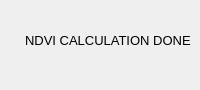
<?xml version="1.0" encoding="UTF-8"?>
<ui version="4.0">
 <class>MainWindow</class>
 <widget class="QMainWindow" name="MainWindow">
  <property name="geometry">
   <rect>
    <x>0</x>
    <y>0</y>
    <width>200</width>
    <height>90</height>
   </rect>
  </property>
  <property name="sizePolicy">
   <sizepolicy hsizetype="Minimum" vsizetype="Minimum">
    <horstretch>0</horstretch>
    <verstretch>0</verstretch>
   </sizepolicy>
  </property>
  <property name="minimumSize">
   <size>
    <width>200</width>
    <height>90</height>
   </size>
  </property>
  <property name="maximumSize">
   <size>
    <width>200</width>
    <height>90</height>
   </size>
  </property>
  <property name="windowTitle">
   <string/>
  </property>
  <property name="windowIcon">
   <iconset>
    <normalon>:/newPrefix/logo.png</normalon>
   </iconset>
  </property>
  <widget class="QWidget" name="centralwidget">
   <widget class="QLabel" name="label">
    <property name="geometry">
     <rect>
      <x>25</x>
      <y>20</y>
      <width>191</width>
      <height>41</height>
     </rect>
    </property>
    <property name="font">
     <font>
      <pointsize>10</pointsize>
     </font>
    </property>
    <property name="text">
     <string>NDVI CALCULATION DONE</string>
    </property>
   </widget>
  </widget>
 </widget>
 <resources>
  <include location="logo.qrc"/>
 </resources>
 <connections/>
</ui>
